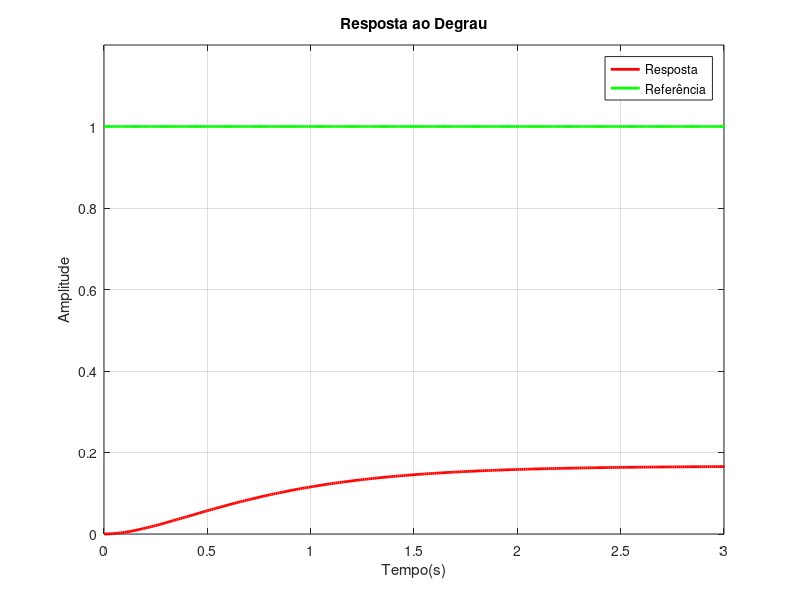
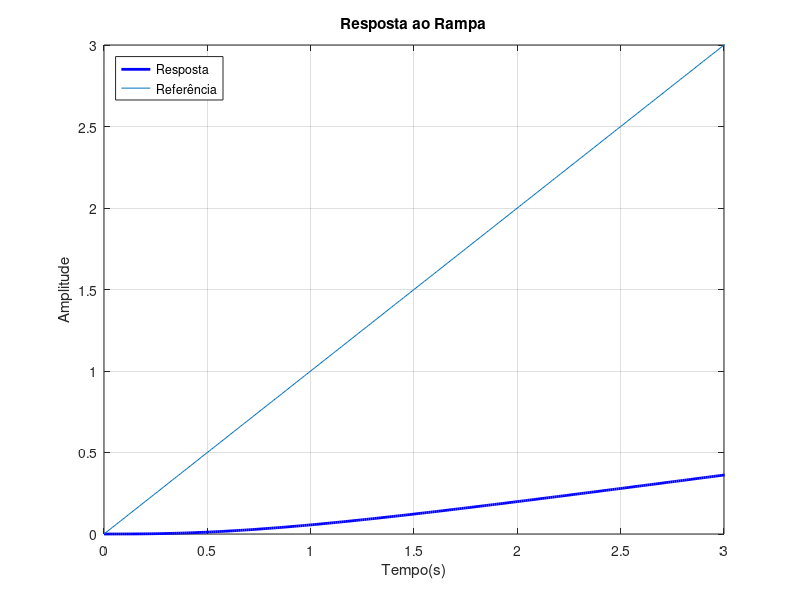
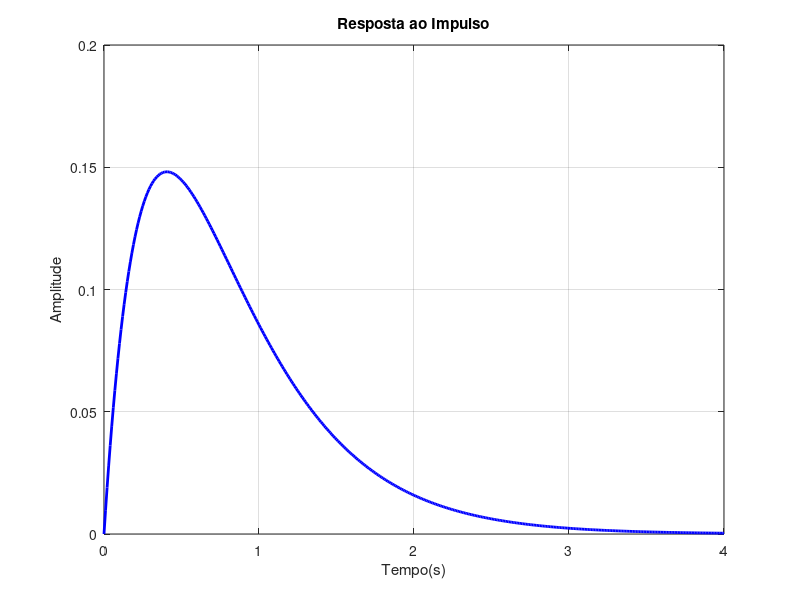

Here is the MATLAB script that generated these plots, in order:
% Testar sinal com uma Função de transferência estável e simples
%{
G(s)=1 / sˆ2 + 5s + 6
%}
s = tf ('s');
g = (1)/(1*s^2+5*s+6)

% step (g) % plota resposta ao degrau inicial sem muita opção de ajustes customizados

t = 0:0.01:4; % definindo o tempo de 0 a 4 seg com 0.01 de amostragem

y = step(g,t); % Variável de saida da função

u = ones (401,1)


plot(t,y, 'r', 'LineWidth',2)
grid on
xlabel('Tempo(s)');
ylabel('Amplitude');
title('Resposta ao Degrau');
axis([0 3 0 1.2]);

hold on

plot(t,u,'g','LineWidth',2)

legend('Resposta', 'Referência')

% Simular Resposta a rampa

figure() %abre nova figura sem fechar a anterior

w = step(g/s,t); % Variável de saida da rampa

plot(t,w, 'b', 'LineWidth',2)
grid on
xlabel('Tempo(s)');
ylabel('Amplitude');
title('Resposta ao Rampa');
axis([0 3 0 3]);

hold on

plot(t,t)

legend('Resposta', 'Referência', 'Location', 'northwest')


% Simular Resposta ao impulso

figure() %abre nova figura sem fechar a anterior

z = impulse(g,t); % Resposta ao impulso

plot(t,z, 'b', 'LineWidth',2)
grid on
xlabel('Tempo(s)');
ylabel('Amplitude');
title('Resposta ao Impulso');

